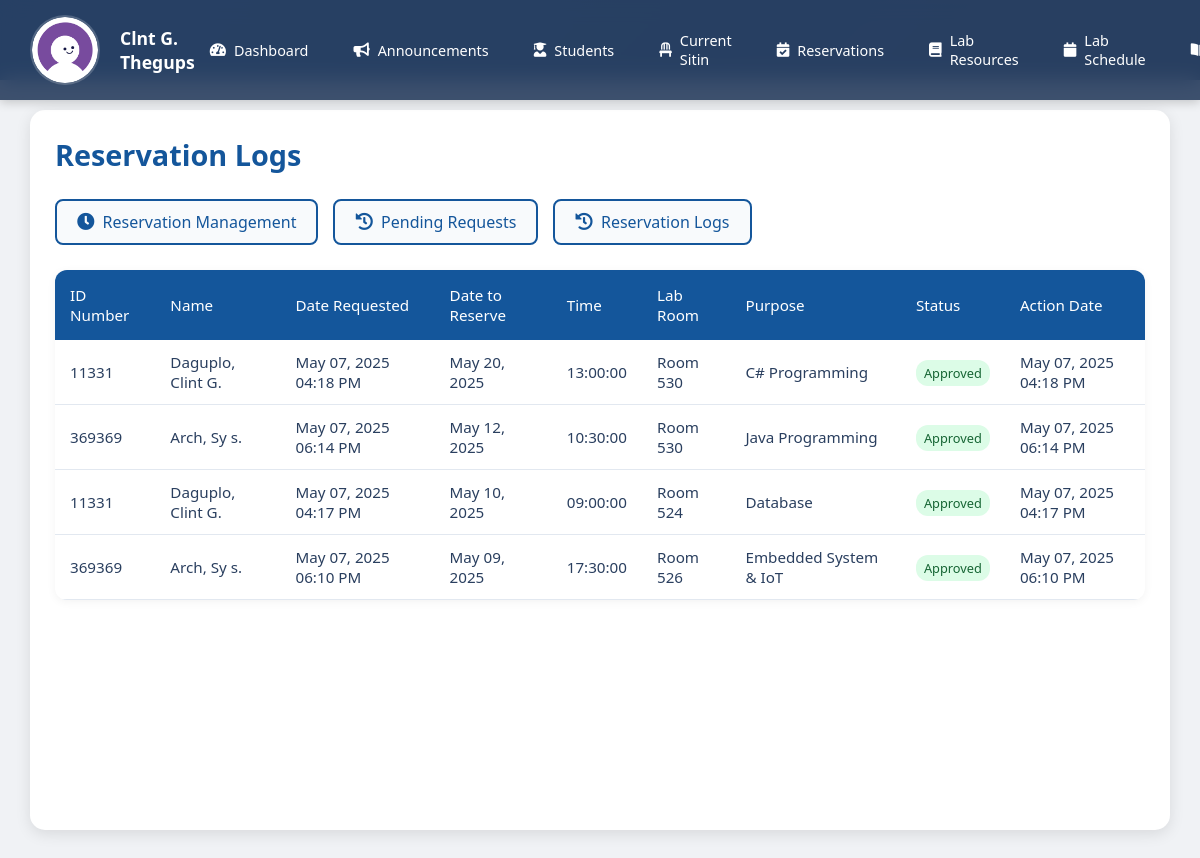
Page /reservation_logs.php (signed in) on the earlier database version.
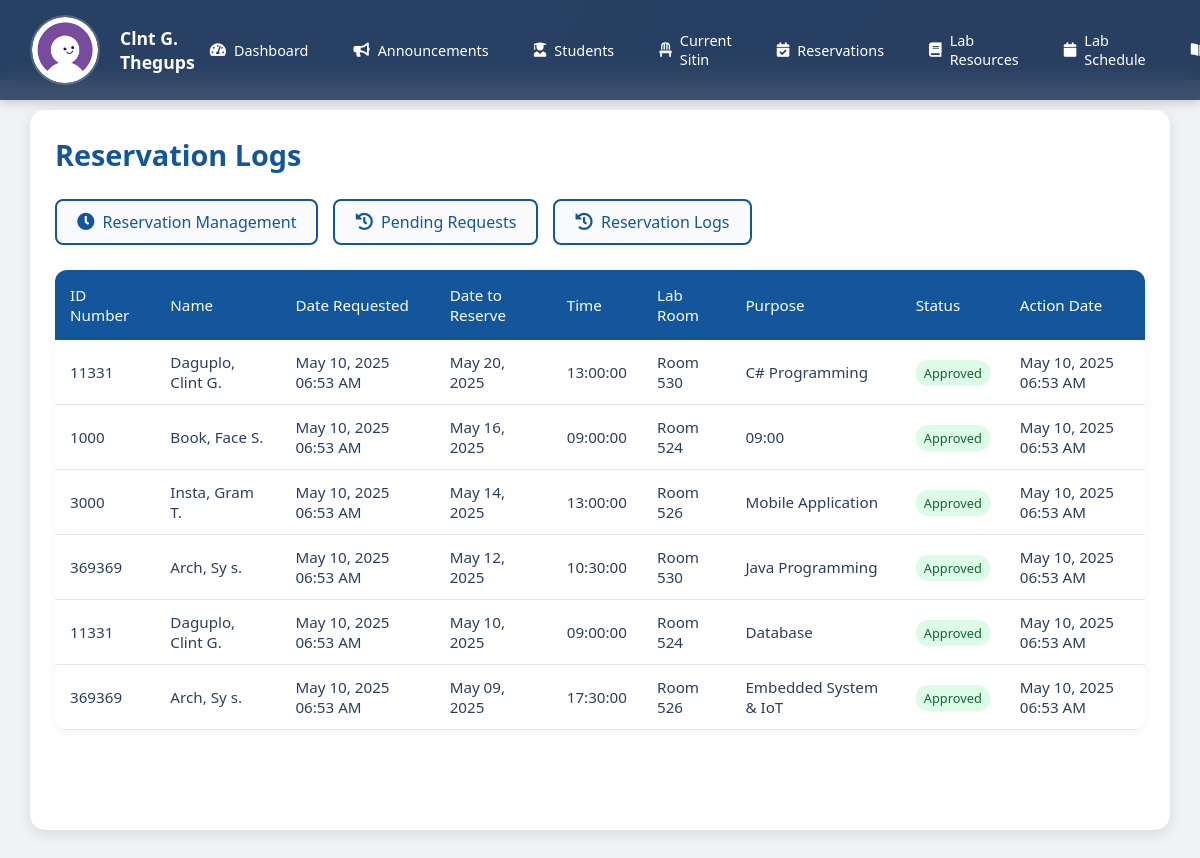
Same page on the later database version.
### tables this page shows
CREATE TABLE `reservations` (
  `id` int(11) NOT NULL,
  `student_id` varchar(50) DEFAULT NULL,
  `fullname` varchar(100) DEFAULT NULL,
  `room` varchar(50) DEFAULT NULL,
  `date` date DEFAULT NULL,
  `time` time DEFAULT NULL,
  `purpose` varchar(100) DEFAULT NULL,
  `seat_number` int(11) DEFAULT NULL,
  `remaining_sessions` int(11) DEFAULT NULL,
  `status` enum('pending','approved','rejected') DEFAULT 'pending',
  `created_at` timestamp NOT NULL DEFAULT current_timestamp()
);

### reservation_logs.php (the view, shortened to what the changed rows need)
<?php
include("connector.php");
?>
<!DOCTYPE html>
<html lang="en">
<head>
    <link rel="stylesheet" href="https://cdnjs.cloudflare.com/ajax/libs/font-awesome/5.15.3/css/all.min.css">
</head>
<body>
    <div class="content">
        <div class="container">
            <div class="header">
                <h1>Reservation Logs</h1>
            </div>
            <div class="table-container">
                <table id="logsTable">
                    <thead>
                        <tr>
                            <th>ID Number</th>
                            <th>Name</th>
                            <th>Date Requested</th>
                            <th>Date to Reserve</th>
                            <th>Time</th>
                            <th>Lab Room</th>
                            <th>Purpose</th>
                            <th>Status</th>
                            <th>Action Date</th>
                        </tr>
                    </thead>
                    <tbody>
                        <?php
                        $query = "SELECT r.*,
                                 COALESCE(u.LASTNAME, '') as LASTNAME,
                                 COALESCE(u.FIRSTNAME, '') as FIRSTNAME,
                                 COALESCE(u.MIDNAME, '') as MIDNAME,
                                 DATE_FORMAT(r.created_at, '%M %d, %Y %h:%i %p') as date_requested
                                 FROM reservations r
                                 LEFT JOIN user u ON r.student_id = u.IDNO
                                 WHERE r.status IN ('approved', 'rejected')
                                 ORDER BY r.date DESC, r.created_at DESC";
                        $result = mysqli_query($con, $query);
                        if (!$result) {
                            echo "<tr><td colspan='9'>Error: " . mysqli_error($con) . "</td></tr>";
                        } else {
                            while ($row = mysqli_fetch_assoc($result)) {
                                $fullName = '';
                                if (!empty($row['LASTNAME']) || !empty($row['FIRSTNAME'])) {
                                    $fullName = $row['LASTNAME'] . ', ' . $row['FIRSTNAME'];
                                    if (!empty($row['MIDNAME'])) {
                                        $fullName .= ' ' . substr($row['MIDNAME'], 0, 1) . '.';
                                    }
                                } else {
                                    $fullName = 'N/A';
                                }
                                echo "<tr>";
                                echo "<td>" . htmlspecialchars($row['student_id']) . "</td>";
                                echo "<td>" . htmlspecialchars($fullName) . "</td>";
                                echo "<td>" . htmlspecialchars($row['date_requested']) . "</td>";
                                echo "<td>" . date('M d, Y', strtotime($row['date'])) . "</td>";
                                echo "<td>" . htmlspecialchars($row['time']) . "</td>";
                                echo "<td>Room " . htmlspecialchars($row['room']) . "</td>";
                                echo "<td>" . htmlspecialchars($row['purpose']) . "</td>";
                                echo "<td><span class='status-badge status-" . htmlspecialchars($row['status']) . "'>" . ucfirst(htmlspecialchars($row['status'])) . "</span></td>";
                                echo "<td>" . htmlspecialchars($row['date_requested']) . "</td>";
                                echo "</tr>";
                            }
                        }
                        ?>
                    </tbody>
                </table>
            </div>
        </div>
    </div>
</body>
</html>

Differences in the rows shown:
removed reservations: student "11331", fullName "Daguplo, Clint G.", date_requested "May 07, 2025 04:18 PM", date "May 20, 2025", time "13:00:00", room "530", purpose "C# Programming", status "Approved"
removed reservations: student "369369", fullName "Arch, Sy s.", date_requested "May 07, 2025 06:14 PM", date "May 12, 2025", time "10:30:00", room "530", purpose "Java Programming", status "Approved"
removed reservations: student "11331", fullName "Daguplo, Clint G.", date_requested "May 07, 2025 04:17 PM", date "May 10, 2025", time "09:00:00", room "524", purpose "Database", status "Approved"
removed reservations: student "369369", fullName "Arch, Sy s.", date_requested "May 07, 2025 06:10 PM", date "May 09, 2025", time "17:30:00", room "526", purpose "Embedded System & IoT", status "Approved"
added reservations: student "11331", fullName "Daguplo, Clint G.", date_requested "May 10, 2025 06:53 AM", date "May 20, 2025", time "13:00:00", room "530", purpose "C# Programming", status "Approved"
added reservations: student "1000", fullName "Book, Face S.", date_requested "May 10, 2025 06:53 AM", date "May 16, 2025", time "09:00:00", room "524", purpose "09:00", status "Approved"
added reservations: student "3000", fullName "Insta, Gram T.", date_requested "May 10, 2025 06:53 AM", date "May 14, 2025", time "13:00:00", room "526", purpose "Mobile Application", status "Approved"
added reservations: student "369369", fullName "Arch, Sy s.", date_requested "May 10, 2025 06:53 AM", date "May 12, 2025", time "10:30:00", room "530", purpose "Java Programming", status "Approved"
added reservations: student "11331", fullName "Daguplo, Clint G.", date_requested "May 10, 2025 06:53 AM", date "May 10, 2025", time "09:00:00", room "524", purpose "Database", status "Approved"
added reservations: student "369369", fullName "Arch, Sy s.", date_requested "May 10, 2025 06:53 AM", date "May 09, 2025", time "17:30:00", room "526", purpose "Embedded System & IoT", status "Approved"
